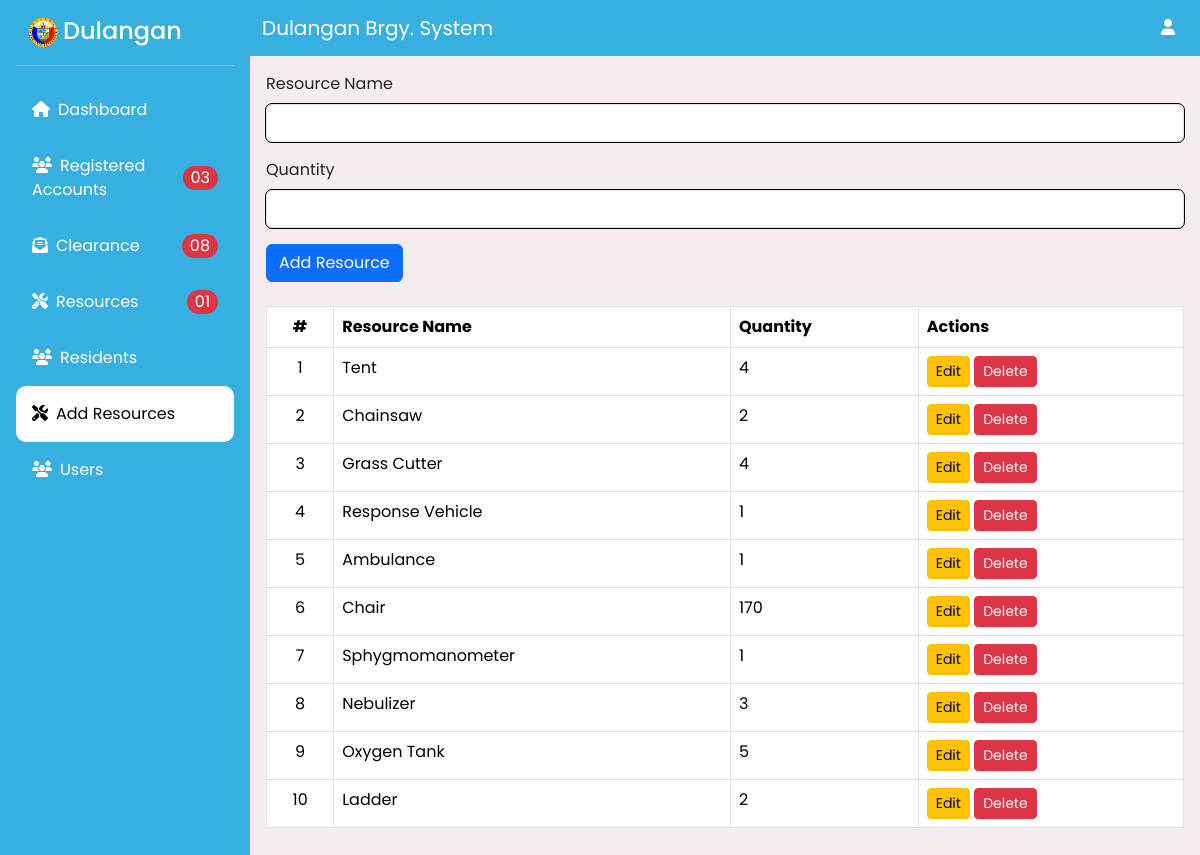
/admin/addresource.php, run on the app's committed database.
### tables this page shows
CREATE TABLE `resources` (
  `resource_id` int(11) NOT NULL,
  `name` varchar(255) NOT NULL,
  `is_borrowed` int(11) NOT NULL,
  `on_borrow` int(11) NOT NULL,
  `quantity` int(11) NOT NULL,
  `hasTextbox` int(11) NOT NULL
);

### admin/addresource.php (the view, shortened to what this page needs)
<?php
include('../connection.php');
$limit = 10;
$total_sql = "SELECT COUNT(*) FROM resources";
$total_result = mysqli_query($conn, $total_sql);
$total_items = mysqli_fetch_row($total_result)[0];
$total_pages = ceil($total_items / $limit);
$current_page = isset($_GET['page']) ? (int)$_GET['page'] : 1;
$current_page = max(1, min($current_page, $total_pages));
$offset = ($current_page - 1) * $limit;
$sql = "SELECT * FROM resources LIMIT $limit OFFSET $offset";
$result = mysqli_query($conn, $sql);
$resources = mysqli_fetch_all($result, MYSQLI_ASSOC);
?>
<!DOCTYPE html>
<html lang="en">
<head>
    <link rel="stylesheet" href="../source/style.css">
    <link href="https://cdn.jsdelivr.net/npm/bootstrap@5.3.3/dist/css/bootstrap.min.css" rel="stylesheet">
</head>
<body style="height: 100vh; background-color: #F5EDED">
    <div class="main-container d-flex">
        <?php include('include/sidebar.php'); ?>
        <div class="content min-vh-100 w-100 overflow-x-auto">
            <?php include('include/navbar.php'); ?>
            <div class="mainx p-3">
                <form action="" method="POST" class="mb-4">
                    <div class="mb-3">
                        <label for="resource_name" class="form-label">Resource Name</label>
                        <input type="text" class="form-control" name="name" required>
                    </div>
                    <div class="mb-3">
                        <label for="quantity" class="form-label">Quantity</label>
                        <input type="number" class="form-control" name="quantity" required>
                    </div>
                    <button type="submit" name="add_resource" class="btn btn-primary">Add Resource</button>
                </form>
                <table class="table table-bordered" >
                    <thead>
                        <tr>
                            <th style="text-align: center;">#</th>
                            <th>Resource Name</th>
                            <th>Quantity</th>
                            <th>Actions</th>
                        </tr>
                    </thead>
                    <tbody>
                        <?php foreach ($resources as $index => $resource) : ?>
                            <tr>
                                <td class="text-center"><?= ($current_page - 1) * $limit + $index + 1 ?></td>
                                <td><?= htmlspecialchars($resource['name']) ?></td>
                                <td><?= htmlspecialchars($resource['quantity']) ?></td>
                                <td>
                                    <button class="btn btn-warning btn-sm" data-bs-toggle="modal" data-bs-target="#editModal<?= $resource['resource_id'] ?>">Edit</button>
                                    <a href="?delete=<?= $resource['resource_id'] ?>" class="btn btn-danger btn-sm" onclick="return confirm('Are you sure you want to delete this resource?');">Delete</a>
                                </td>
                            </tr>
                        <?php endforeach; ?>
                    </tbody>
                </table>
    </div>
    </div>
    </div>
</body>
</html>

### source/style.css (style rules this page uses)
*, *::after, *::before { box-sizing: border-box; }
html { font-family: "Poppins", Arial, sans-serif; }
body { font-family: "Poppins", Arial, sans-serif !important; }
.form-control { outline: 1px solid black; }
td, th { white-space: nowrap; }

### data on the page
resources: index "1", name "Tent", quantity "4"
resources: index "2", name "Chainsaw", quantity "2"
resources: index "3", name "Grass Cutter", quantity "4"
resources: index "4", name "Response Vehicle", quantity "1"
resources: index "5", name "Ambulance", quantity "1"
resources: index "6", name "Chair", quantity "170"
resources: index "7", name "Sphygmomanometer", quantity "1"
resources: index "8", name "Nebulizer", quantity "3"
resources: index "9", name "Oxygen Tank", quantity "5"
resources: index "10", name "Ladder", quantity "2"

### other printed values
$anotif "03"
$cnotif "08"
$rnotif "01"
